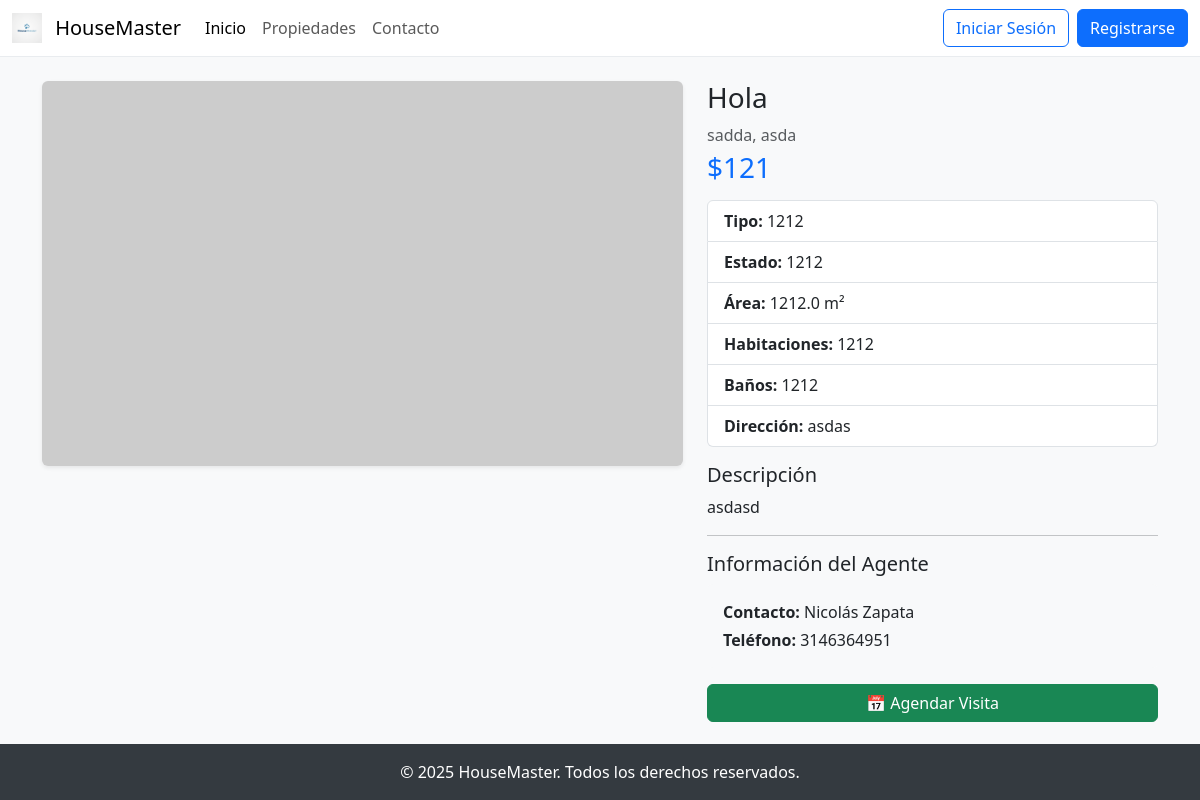
Before: /property/49/ with the older database file.
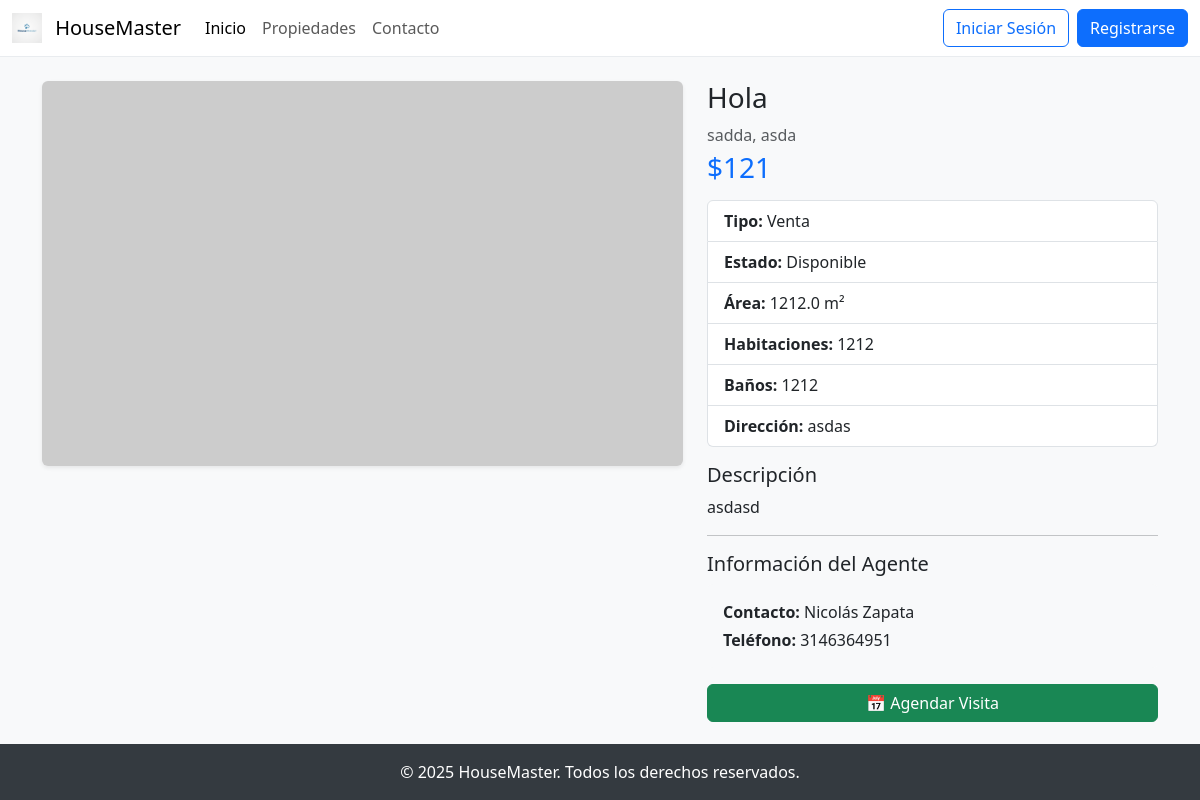
After: the same page with the newer database file.
### property/models.py (models this page shows, shortened)
class Property(models.Model):
    TYPE_SALE = 'Venta'
    TYPE_RENT = 'Arriendo'
    TYPE_CHOICES = [
        (TYPE_SALE, 'Venta'),
        (TYPE_RENT, 'Arriendo'),
    ]
    STATUS_AVAILABLE = 'Disponible'
    STATUS_SOLD = 'Vendida'
    STATUS_RENTED = 'Arrendada'
    STATUS_RESERVED = 'Reservada'
    STATUS_CHOICES = [
        (STATUS_AVAILABLE, 'Disponible'),
        (STATUS_SOLD, 'Vendida'),
        (STATUS_RENTED, 'Arrendada'),
        (STATUS_RESERVED, 'Reservada'),
    ]
    agent = models.ForeignKey(User, on_delete=models.SET_NULL, null=True, related_name='properties')
    title = models.CharField(max_length=200)
    description = models.TextField()
    price = models.DecimalField(max_digits=12, decimal_places=2)
    type = models.CharField(max_length=100, choices=TYPE_CHOICES)
    area = models.FloatField()
    rooms = models.IntegerField()
    bathrooms = models.IntegerField()
    status = models.CharField(max_length=50, choices=STATUS_CHOICES, default=STATUS_AVAILABLE)
    city = models.CharField(max_length=100)
    department = models.CharField(max_length=100)
    address = models.CharField(max_length=255, unique=True)
    created_at = models.DateTimeField(auto_now_add=True)
    image = models.ImageField(upload_to='properties/', blank=True, null=True)
    class Meta:
        verbose_name = 'Propiedad'
        verbose_name_plural = 'Propiedades'
        ordering = ['-created_at']
        indexes = [
            models.Index(fields=['city', 'type']),
            models.Index(fields=['status', 'price']),
        ]
    def is_available(self):
        return self.status == self.STATUS_AVAILABLE
    def is_for_sale(self):
        return self.type == self.TYPE_SALE
    def is_for_rent(self):
        return self.type == self.TYPE_RENT
    def calculate_monthly_payment(self, down_payment_percent=20, years=30, annual_rate=7.5):
        if not self.is_for_sale():
            return Decimal('0')
        down_payment = self.price * Decimal(down_payment_percent / 100)
        loan_amount = self.price - down_payment
        monthly_rate = Decimal(annual_rate / 100 / 12)
        num_payments = years * 12
        if monthly_rate > 0:
            monthly_payment = loan_amount * (
                monthly_rate * (1 + monthly_rate) ** num_payments
            ) / (
                (1 + monthly_rate) ** num_payments - 1
            )
        else:
            monthly_payment = loan_amount / Decimal(num_payments)
        return monthly_payment.quantize(Decimal('0.01'))
    def get_price_per_sqm(self):
        if self.area > 0:
            return (self.price / Decimal(str(self.area))).quantize(Decimal('0.01'))
        return Decimal('0')

### account/models.py (models this page shows, shortened)
class Profile(models.Model):
    user = models.OneToOneField(User, on_delete=models.CASCADE)
    phone_number = models.CharField(max_length=20, blank=True)
    favorites = models.ManyToManyField(Property, related_name='favorited_by', blank=True)

### property/views.py (the view)
# urls.py: path('property/<int:pk>/', views.property_detail, name='property_detail'),
def property_detail(request, pk):
    service = PropertyService()
    prop = service.get_property_by_id(pk)
    stats = service.calculate_property_stats(pk)
    similar = service.get_similar_properties(pk, limit=3)
    return render(request, "property_detail.html", {
        "property": prop,
        "stats": stats,
        "similar_properties": similar,
    })

### property/repositories/property_repository.py (called while the page is built)
    def get_by_id(self, property_id: int) -> Property:
        return get_object_or_404(Property, pk=property_id)

    def get_similar_properties(self, property_id: int, limit: int = 5) -> QuerySet:
        from decimal import Decimal
        try:
            property_obj = self.get_by_id(property_id)
        except:
            return Property.objects.none()
        price_min = property_obj.price * Decimal('0.7')
        price_max = property_obj.price * Decimal('1.3')
        similar = Property.objects.filter(
            type=property_obj.type,
            city=property_obj.city,
            price__gte=price_min,
            price__lte=price_max,
            rooms__gte=property_obj.rooms - 1,
            rooms__lte=property_obj.rooms + 1,
            status=Property.STATUS_AVAILABLE
        ).exclude(
            pk=property_id  # Excluir la propiedad original
        ).order_by('-created_at')[:limit]
        return similar

### property/services/property_service.py (called while the page is built)
    def get_property_by_id(self, property_id: int):
        return self.repository.get_by_id(property_id)

    def get_similar_properties(self, property_id: int, limit: int = 5) -> QuerySet:
        return self.repository.get_similar_properties(property_id, limit)

### property/templates/property_detail.html (shortened to what this page needs)
{% extends "base.html" %}
{% load humanize %}
{% block content %}
<div class="row">
  <div class="col-lg-7 mb-4">
    {% if property.images.all %}
      <div id="propCarousel" class="carousel slide" data-bs-ride="carousel">
        <div class="carousel-indicators">
          {% for img in property.images.all %}
            <button type="button"
                    data-bs-target="#propCarousel"
                    data-bs-slide-to="{{ forloop.counter0 }}"
                    class="{% if forloop.first %}active{% endif %}"
                    aria-current="{% if forloop.first %}true{% endif %}"
                    aria-label="Slide {{ forloop.counter }}"></button>
          {% endfor %}
        </div>
        <div class="carousel-inner rounded shadow-sm">
          {% for img in property.images.all %}
            <div class="carousel-item {% if forloop.first %}active{% endif %}">
              <img src="{{ img.image.url }}" class="d-block w-100" alt="{{ img.caption|default:property.title }}">
              {% if img.caption %}
                <div class="carousel-caption d-none d-md-block">
                  <p class="bg-dark bg-opacity-50 rounded px-2">{{ img.caption }}</p>
                </div>
              {% endif %}
            </div>
          {% endfor %}
        </div>
        <button class="carousel-control-prev" type="button" data-bs-target="#propCarousel" data-bs-slide="prev">
          <span class="carousel-control-prev-icon" aria-hidden="true"></span>
          <span class="visually-hidden">Anterior</span>
        </button>
        <button class="carousel-control-next" type="button" data-bs-target="#propCarousel" data-bs-slide="next">
          <span class="carousel-control-next-icon" aria-hidden="true"></span>
          <span class="visually-hidden">Siguiente</span>
        </button>
      </div>
    {% else %}
      <img src="https://placehold.co/1000x600/E9ECEF/ADB5BD?text={{ property.title }}"
           class="img-fluid rounded shadow-sm" alt="{{ property.title }}">
    {% endif %}
  </div>
  <div class="col-lg-5">
    <h1 class="h3">{{ property.title }}</h1>
    <p class="text-muted mb-1">{{ property.city }}, {{ property.department }}</p>
    <p class="h3 text-primary mb-3">${{ property.price|floatformat:0|intcomma }}</p>
    <ul class="list-group mb-3">
      <li class="list-group-item"><strong>Tipo:</strong> {{ property.type }}</li>
      <li class="list-group-item"><strong>Estado:</strong> {{ property.status }}</li>
      <li class="list-group-item"><strong>Área:</strong> {{ property.area }} m²</li>
      <li class="list-group-item"><strong>Habitaciones:</strong> {{ property.rooms }}</li>
      <li class="list-group-item"><strong>Baños:</strong> {{ property.bathrooms }}</li>
      <li class="list-group-item"><strong>Dirección:</strong> {{ property.address }}</li>
    </ul>
    <h2 class="h5">Descripción</h2>
    <p>{{ property.description }}</p>
    {% if property.agent and property.agent.profile.phone_number %}
        <hr>
        <h2 class="h5">Información del Agente</h2>
        <div class="card bg-light border-0 mb-3">
            <div class="card-body">
                <p class="mb-1">
                    <strong>Contacto:</strong> {{ property.agent.first_name }} {{ property.agent.last_name }}
                </p>
                <p class="mb-0">
                    <strong>Teléfono:</strong> {{ property.agent.profile.phone_number }}
                </p>
            </div>
        </div>
    {% endif %}
    <div class="d-grid gap-2">
        <a href="{% url 'visit_schedule' property.id %}" class="btn btn-success">
            📅 Agendar Visita
        </a>
    </div>
  </div>
</div>
{% endblock %}

Changed rows visible on the page:
changed Property "Hola": type "1212" → "Venta"; status "1212" → "Disponible"
